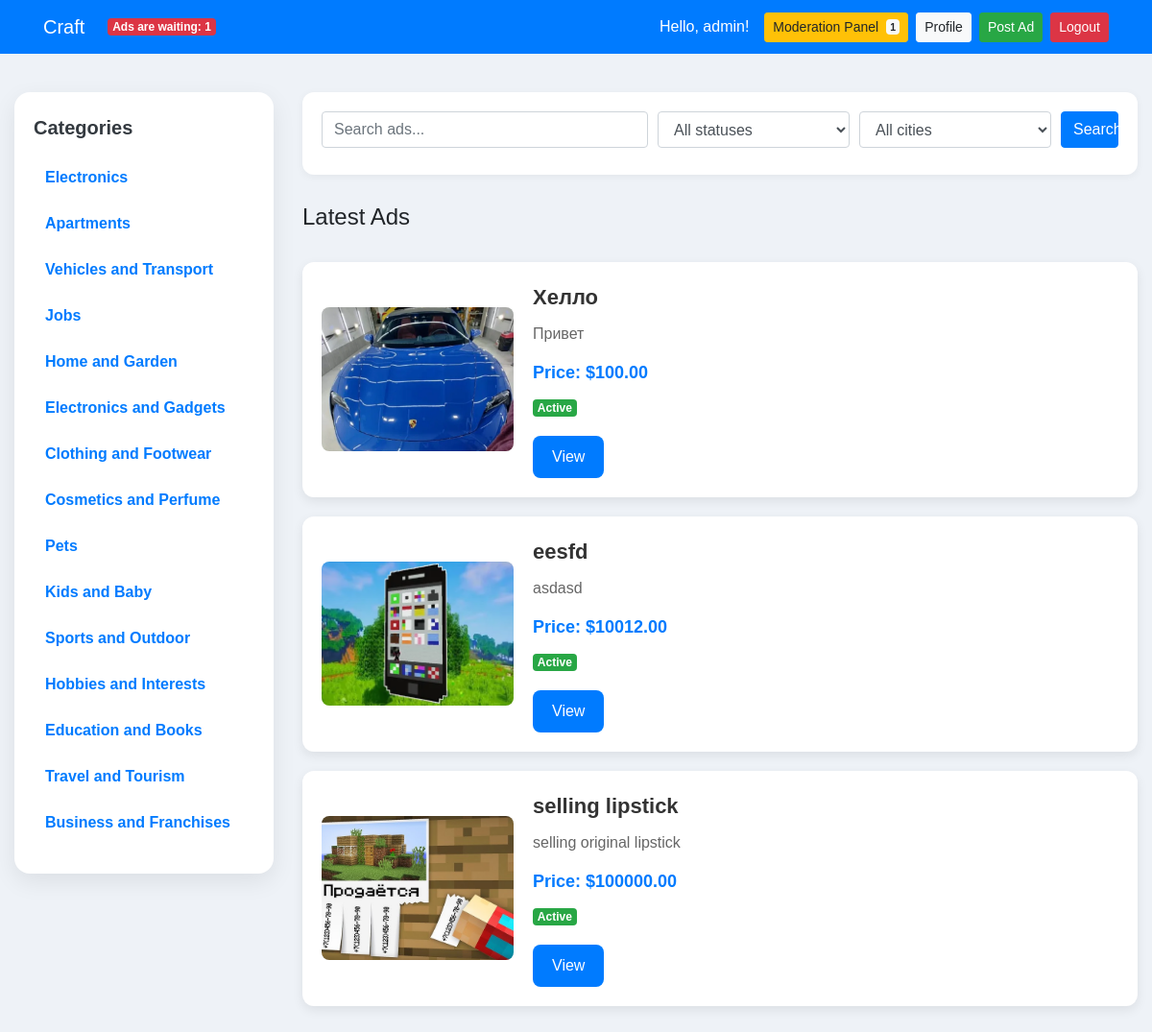
The page / (signed in) on the database its author committed.
### myapp/models.py (models this page shows, shortened)
class User(AbstractUser):
    email = models.EmailField(unique=True)
    phone = models.CharField(max_length=20, blank=False, null=False, unique=True)
    is_moderator = models.BooleanField(default=False)  # <-- Добавляем это поле

class Category(models.Model):
    name = models.CharField(max_length=100)

class Ad(models.Model):
    title = models.CharField(max_length=255)
    description = models.TextField()
    price = models.DecimalField(max_digits=10, decimal_places=2)
    created_at = models.DateTimeField(auto_now_add=True)
    author = models.ForeignKey(User, on_delete=models.CASCADE)
    category = models.ForeignKey(Category, on_delete=models.SET_NULL, null=True)
    favorite_users = models.ManyToManyField(User, related_name='favorite_ads', blank=True)
    status = models.ForeignKey('AdStatus', on_delete=models.SET_NULL, null=True, default=None)
    city = models.CharField(max_length=100, blank=True)

class AdImage(models.Model):
    ad = models.ForeignKey(Ad, related_name="images", on_delete=models.CASCADE)  # Связь с объявлением
    image = models.ImageField(upload_to='ads/images/')  # Путь для загрузки изображений
    created_at = models.DateTimeField(auto_now_add=True)

### myapp/views.py (the view)
# urls.py: path('', views.home, name='home'),
@login_required
def home(request):
    ads = Ad.objects.exclude(status__name__in=["On moderation", "Sold"])
    query = request.GET.get('q')
    status = request.GET.get('status')
    city = request.GET.get('city')
    if query:
        ads = ads.annotate(
            lower_title=Lower('title'),
            lower_description=Lower('description')
        ).filter(Q(lower_title__icontains=query) | Q(lower_description__icontains=query))
    if status:
        ads = ads.filter(status__name__iexact=status)
    if city:
        ads = ads.filter(city=city)
    paginator = Paginator(ads, 5)
    page_obj = paginator.get_page(request.GET.get('page'))
    moderation_count = Ad.objects.filter(status__name="On moderation").count() if request.user.is_moderator else 0
    return render(request, 'home.html', {
        'ads': page_obj,
        'categories': Category.objects.all(),
        'query': query,
        'status': status,
        'city': city,
        'moderation_count': moderation_count
    })

### myapp/templates/home.html (shortened to what this page needs)
{% load static %}
<!DOCTYPE html>
<html lang="en">
<head>
  <link rel="stylesheet" href="https://stackpath.bootstrapcdn.com/bootstrap/4.5.2/css/bootstrap.min.css">
</head>
<body>
<nav class="navbar navbar-expand-lg navbar-dark">
  <div class="container">
    <a href="{% url 'home' %}" class="navbar-brand">Craft</a>
    {% if request.user.is_authenticated and request.user.is_moderator and moderation_count > 0 %}
  <span class="badge badge-danger ml-2">
    Ads are waiting: {{ moderation_count }}
  </span>
{% endif %}
    <div class="ml-auto d-flex align-items-center gap-2">
      <span class="text-white mr-3">Hello, {{ request.user.username }}!</span>
      {% if request.user.is_authenticated and request.user.is_moderator %}
      <a href="{% url 'moderation_panel' %}" class="btn btn-warning btn-sm mr-2">
        Moderation Panel
        {% if moderation_count > 0 %}
          <span class="badge badge-light ml-1">{{ moderation_count }}</span>
        {% endif %}
      </a>
  {% endif %}
      <a href="{% url 'profile' %}" class="btn btn-light btn-sm mr-2">Profile</a>
      <a href="{% url 'create_ad' %}" class="btn btn-success btn-sm mr-2">Post Ad</a>
      <form action="{% url 'logout' %}" method="post" style="margin: 0;">
        <button type="submit" class="btn btn-danger btn-sm">Logout</button>
      </form>
    </div>
  </div>
</nav>
<div class="container-main">
  <div class="row">
    <div class="col-md-3">
      <div class="sidebar">
        <h5>Categories</h5>
        <ul class="category-list">
          {% for category in categories %}
            <li><a href="{% url 'category_ads' category.id %}">{{ category.name }}</a></li>
          {% empty %}
            <li>No categories</li>
          {% endfor %}
        </ul>
      </div>
    </div>
    <div class="col-md-9">
      <div class="filter-form">
        <form method="get" class="form-row">
          <div class="col-md-5 mb-2">
            <input type="text" name="q" class="form-control" placeholder="Search ads..." value="{{ request.GET.q }}">
          </div>
          <div class="col-md-3 mb-2">
            <select name="status" class="form-control">
              <option value="">All statuses</option>
            </select>
          </div>
          <div class="col-md-3 mb-2">
            <select name="city" class="form-control">
              <option value="">All cities</option>
            </select>
          </div>
          <div class="col-md-1 mb-2">
            <button type="submit" class="btn btn-primary btn-block">Search</button>
          </div>
        </form>
      </div>
      <div class="d-flex justify-content-between align-items-center mb-4">
        <h4>Latest Ads</h4>
      </div>
      {% for ad in ads %}
      <div class="announcement">
        <div class="announcement-image">
          {% if ad.images.all %}
            <img src="{{ ad.images.first.image.url }}" alt="Image" loading="lazy">
          {% else %}
            {% if ad.status.name == "Sold" %}
              <img src="{% static 'images/sold.jpg' %}" alt="Sold Image" loading="lazy">
            {% else %}
              <img src="{% static 'images/default-photo.jpg' %}" alt="Default Image" loading="lazy">
            {% endif %}
          {% endif %}
        </div>
        <div class="announcement-body">
          <div class="announcement-title">{{ ad.title }}</div>
          <div class="announcement-description">{{ ad.description|truncatewords:20 }}</div>
          <div class="announcement-price">Price: ${{ ad.price }}</div>
          {% if ad.status %}
            <div class="announcement-status mt-1">
              {% if ad.status.name == "Active" %}
                <span class="badge badge-success">Active</span>
              {% elif ad.status.name == "Sold" %}
                <span class="badge badge-secondary">Sold</span>
              {% else %}
                <span class="badge badge-info">{{ ad.status.name }}</span>
              {% endif %}
            </div>
          {% endif %}
          <a href="{% url 'ad_detail' ad.id %}" class="announcement-btn mt-2">View</a>
        </div>
      </div>
      {% empty %}
        <div class="alert alert-info text-center">
          No ads found.
        </div>
      {% endfor %}
    </div>
  </div>
</div>
</body>
</html>

### myapp/templates/home.html (style rules this page uses)
body { background-color: #eef2f7; font-family: 'Arial', sans-serif; margin: 0; padding: 0; }
.navbar { background-color: #007bff; }
.container-main { max-width: 1200px; margin: 40px auto; padding: 0 15px; }
.sidebar { background-color: #ffffff; padding: 25px 20px; border-radius: 16px; box-shadow: 0 8px 24px rgba(0, 0, 0, 0.08); height: fit-content; transition: all 0.3s ease; }
.sidebar h5 { margin-bottom: 20px; font-weight: 700; color: #343a40; font-size: 20px; }
.category-list { list-style: none; padding-left: 0; margin: 0; }
.category-list li { margin-bottom: 8px; }
.category-list a { text-decoration: none; color: #007bff; font-weight: 600; padding: 8px 12px; border-radius: 8px; display: block; transition: background-color 0.3s, color 0.3s; }
.announcement { background-color: #fff; border-radius: 12px; box-shadow: 0 4px 12px rgba(0,0,0,0.08); padding: 20px; display: flex; align-items: center; margin-bottom: 20px; transition: 0.3s; opacity: 0; animation: fadeInUpSmart 0.7s ease forwards; }
.announcement-image img { width: 200px; height: 150px; object-fit: cover; border-radius: 8px; margin-right: 20px; }
.announcement-body { flex: 1; }
.announcement-title { font-size: 22px; font-weight: bold; color: #333; margin-bottom: 10px; }
.announcement-description { font-size: 16px; color: #666; margin-bottom: 15px; }
.announcement-price { font-size: 18px; font-weight: bold; color: #007bff; margin-bottom: 10px; }
.announcement-status { margin-bottom: 10px; }
.announcement-btn { display: inline-block; padding: 10px 20px; background-color: #007bff; color: #fff; border-radius: 8px; text-decoration: none; transition: background-color 0.3s; }
.filter-form { background-color: #ffffff; padding: 20px; border-radius: 12px; box-shadow: 0 2px 8px rgba(0,0,0,0.05); margin-bottom: 30px; }

### rows shown on the page
User: user.username "admin"
Category: name "Electronics"
Category: name "Apartments"
Category: name "Vehicles and Transport"
Category: name "Jobs"
Category: name "Home and Garden"
Category: name "Electronics and Gadgets"
Category: name "Clothing and Footwear"
Category: name "Cosmetics and Perfume"
Category: name "Pets"
Category: name "Kids and Baby"
Category: name "Sports and Outdoor"
Category: name "Hobbies and Interests"
Category: name "Education and Books"
Category: name "Travel and Tourism"
Category: name "Business and Franchises"
Ad: images.first.image (picture), title "Хелло", description "Привет", price "100.00", shows "Active"
Ad: images.first.image (picture), title "eesfd", description "asdasd", price "10012.00", shows "Active"
Ad: title "selling lipstick", description "selling original lipstick", price "100000.00", shows "Active"

### other values the page prints
{{ moderation_count }} "1"
